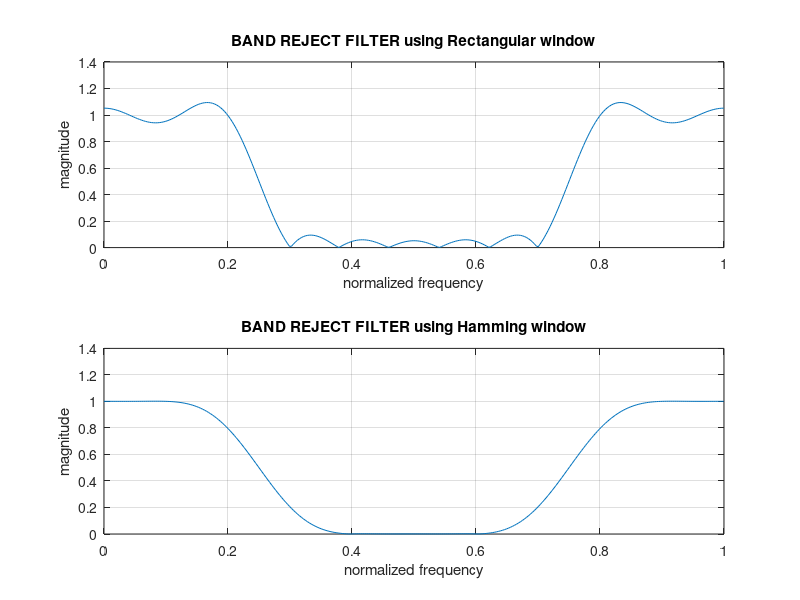

MATLAB code for this plot:
clc;clear all;close all;
wc1=0.25*pi;
wc2=0.75*pi;
N=25;
e=0.001;
a=(N-1)/2;
n=0:1:N-1;
hd=(sin(wc1*(n-a+e))-sin(wc2*(n-a+e))+sin(pi*(n-a+e)))./(pi*(n-a+e));
wr=boxcar(N);
hn=hd.*wr';
w=0:0.01:pi;
h=freqz(hn,1,w);
subplot(2,1,1);
plot(w/pi,abs(h));
grid;
xlabel('normalized frequency');
ylabel('magnitude');
title('BAND REJECT FILTER using Rectangular window');

wh=hamming(N);
hn=hd.*wh';
w=0:0.01:pi;
h=freqz(hn,1,w);
subplot(2,1,2);
plot(w/pi,abs(h));
grid;
xlabel('normalized frequency');
ylabel('magnitude');
title('BAND REJECT FILTER using Hamming window');
